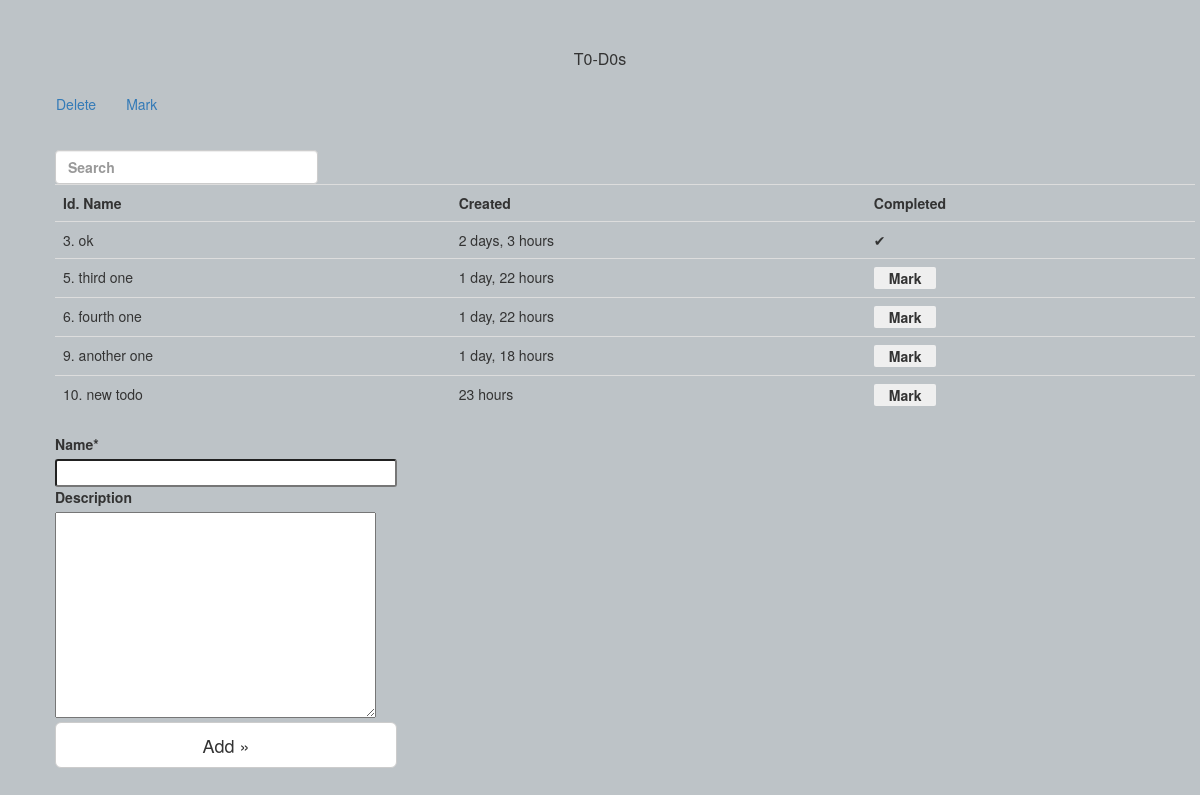
The page / on the database its author committed.
### core/models.py (models this page shows, shortened)
class Todo(models.Model):
	name = models.CharField(max_length = 100, unique = True)
	created = models.DateTimeField(auto_now_add = True, auto_now = False)
	description = models.TextField(blank = True)
	completed = models.BooleanField(default = False, choices=BOOLS)

### core/views.py (the view, shortened to what this page needs)
# urls.py: 2. Add a URL to urlpatterns:  url(r'^$', views.home, name='home')
def home(request):
	title = "Home"
	queryset = Todo.objects.all().order_by('created')
	form = Todoform(request.POST or None)
	context = {
		'title' : title,
		'queryset' : queryset,
		'form' : form,
	}
	return render(request, 'home.html', context)

### core/forms.py (shortened to what this page needs)
class Todoform(forms.ModelForm):
	class Meta:
		model = Todo
		fields = ["name","description"]

### templates/home.html (shortened to what this page needs)
{% extends 'base.html' %}
{% load crispy_forms_tags %}
{% load staticfiles %}
{% block navbar %}
<ul class="nav navbar-nav">
	<li><a href = '{% url 'delete' %}'>Delete</a></li>
	<li><a href = '{% url 'mark' %}'>Mark</a></li>
</ul>
{% endblock %}
{% block content %}
<div class='container'>
<div class = "row">
	<div class="col-xs-3">
			<input type="text" class="form-control" placeholder="Search" onChange="alert('upcoming enhancement -> filter the todo-list')"/>
	</div>
</div>
<table class="table">
	<tr>
	<th>Id.  Name</th>
	<th>Created</th>
	<th>Completed</th>
	</tr>
{% for query in queryset%}
	<tr>
	<a href='#'>
		<td>{{ query.id }}. {{ query.name }}</td>
	</a>
	<td>{{ query.created|timesince }}</td>
	<form method = 'POST' action = ''>
		{% if query.completed %}
			<td>&#10004;</td>
		{% else %}
			<td>
			<form id="mark_form" method="POST" action=".">
		        <input class="butt-on" type="submit" value="Mark" onclick="alert('this does not work atm.')" />
		    </form>
		{% endif %}
	</form>
	</tr>
{% endfor %}
</table>
<form method = 'POST' action = ''>
	{{ form|crispy }}
	<input class="btn btn-lg btn-default" type = 'submit' value = 'Add &raquo;' />
</form>
</div>
{% endblock %}

### templates/base.html (shortened to what this page needs)
<!DOCTYPE html>
<html lang="en">
  <head>
    <h1>T0-D0s</h1>
    {% include 'inc-js_css.html' %}
  </head>
  <body>
    <div class='navbar'>
    {% block navbar %}{% endblock %}
    </div>
    {% block content %}{% endblock %}
  </body>
</html>

### templates/inc-js_css.html (shortened to what this page needs)
{% load staticfiles %}
<link href="{% static 'css/bootstrap.min.css' %}" rel="stylesheet">
<link href="{% static 'css/core.css' %}" rel="stylesheet" type="text/css">

### static/css/core.css (style rules this page uses)
body { background: #bdc3c7; padding: 40px; }
h1 { margin: 0; padding: 10px; font-size: 16px; text-align: center; }
input { padding: 2px; width: 30%; border-radius: 3px; color: darken(#7e339f, 10%); font-weight: bold; }
.butt-on { border: 0; box-shadow: 0px 5px 0px darken(#f1c40f, 20%); padding: 1px; width: 20%; border-radius: 2px; font-weight: bold; }

### rows shown on the page
Todo: id "3", name "ok", created "2 days, 3 hours"
Todo: id "5", name "third one", created "1 day, 22 hours"
Todo: id "6", name "fourth one", created "1 day, 22 hours"
Todo: id "9", name "another one", created "1 day, 18 hours"
Todo: id "10", name "new todo", created "23 hours"
